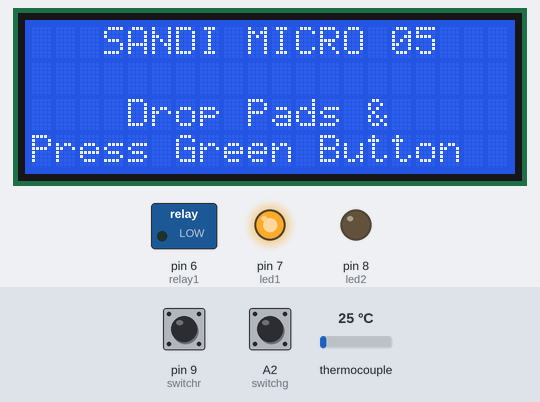
This sketch was run on a simulated Arduino Uno, built with avr-gcc and run on an emulated ATmega328P. Parts: 20×4 character LCD, switched loads named in the sketch (green lamp = pin HIGH), output pins drawn as LEDs (lit = HIGH). Inputs (shaded band) come from the test bench; at power-on: A2 (switchg) HIGH, pin 9 (switchr) HIGH, thermocouple 25 °C.

Above: at 3.2 s.
3.3 s: A2 (switchg) pulled LOW for 0.15 s
At 4.1 s:
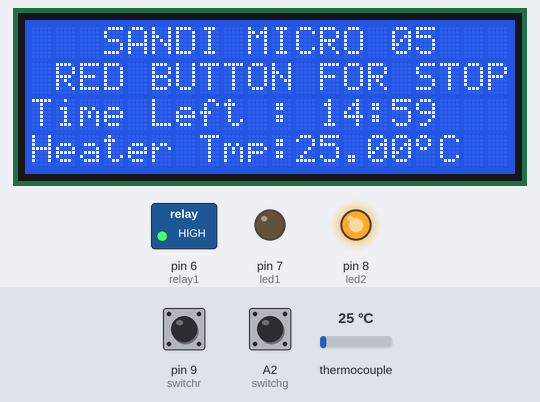
6.4 s: pin 9 (switchr) pulled LOW for 1 s
At 8.0 s:
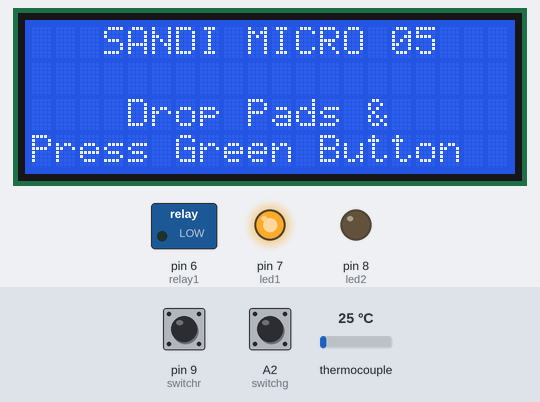
8.9 s: A2 (switchg) pulled LOW for 1 s
At 9.7 s:
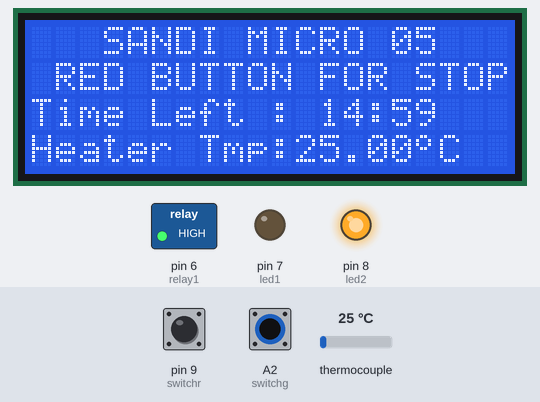
12.9 s: thermocouple set to 6 °C
At 13.6 s:
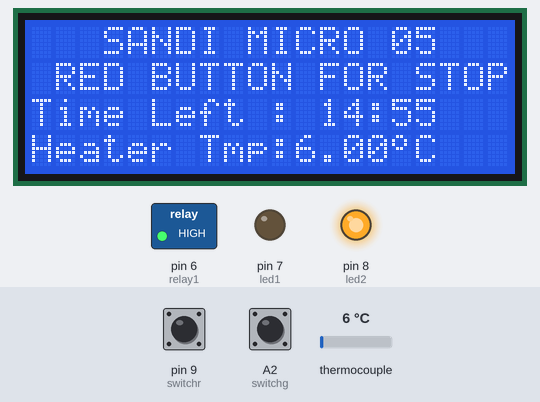
15.4 s: thermocouple set to 75 °C
At 16.8 s:
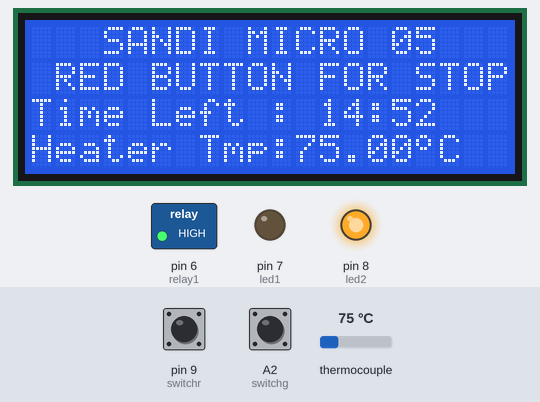
18.4 s: thermocouple set to 150 °C
At 19.8 s:
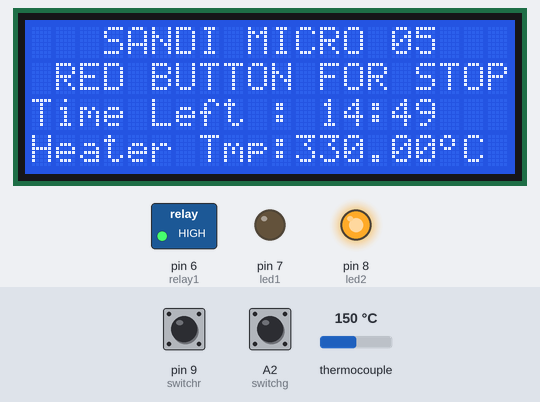
Timing chart, 0 to 21.4 s (numbered marks = the images above; inputs shaded):
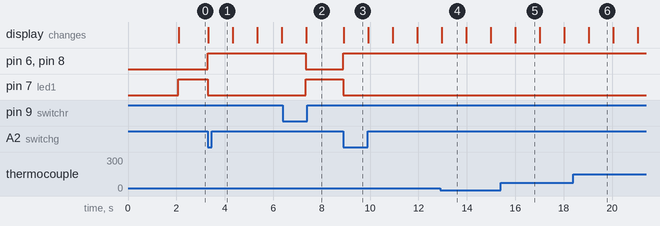

Measured:
- after the input at 3.3 s, pin 6 (relay1), pin 8 (led2): LOW → HIGH at once; pin 7 (led1): HIGH → LOW at once; the display: changes at once (image 1)
- after the input at 6.4 s, pin 6 (relay1), pin 8 (led2): HIGH → LOW after 0.95 s; pin 7 (led1): LOW → HIGH after 0.95 s; the display: changes after 0.96 s (image 2)
- after the input at 8.9 s, pin 6 (relay1), pin 8 (led2): LOW → HIGH at once; pin 7 (led1): HIGH → LOW at once; the display: changes at once (image 3)
- what the display in image 4 shows lasts 1.0 s, from 13.0 s to 14.0 s

The sketch:

DisposalCode.ino
```cpp
#include <max6675.h>
#include <LiquidCrystal.h>
#include <Wire.h>

int thermoDO = 13;
int thermoCS = 12;
int thermoCLK = 11;

int relay1 = 6;
int relay2 = 6;

int switchg = A2;
int switchr = 9;

int led1 = 7;
int led2 = 8;

MAX6675 thermocouple(thermoCLK, thermoCS, thermoDO);
LiquidCrystal lcd(19,0,1,2,3,4);

int x = 0;
int y = 0 ;
int z = 0 ;

double thermocouplee=0;
double thermocoupl=0;
uint8_t degree[8]  = {140,146,146,140,128,128,128,128};

void setup() {
  pinMode(relay1,OUTPUT);
  pinMode(relay2,OUTPUT);
  pinMode(led1,OUTPUT);
  pinMode(led2,OUTPUT);
  pinMode(switchg,INPUT_PULLUP);
  pinMode(switchr,INPUT_PULLUP);
  lcd.begin(20, 4);
  lcd.createChar(0, degree);
  digitalWrite(relay1,LOW);
  digitalWrite(relay2,LOW);
  lcd.clear();
  lcd.setCursor(0, 0);
  lcd.print("      WEL-COME      ");
  lcd.setCursor(0, 1);
  lcd.print("         TO         ");
  lcd.setCursor(0, 2);
  lcd.print("   SANDI MICRO 05   ");
  lcd.setCursor(0, 3);
  lcd.print("   ELEMANTRA ENT.     ");
  delay(2000);
}

int s = 59;
int m = 9;

void loop() {
    digitalWrite(led1,HIGH);
    digitalWrite(led2,LOW);
    lcd.clear();
    lcd.setCursor(0, 0);
    lcd.print("   SANDI MICRO 05   ");
    lcd.setCursor(0, 2);
    lcd.print("    Drop Pads &   ");
    lcd.setCursor(0, 3);
    lcd.print("Press Green Button ");
    while(digitalRead(switchg) == HIGH);
    s = 60;
    m = 14;
    while((digitalRead(switchr) != LOW) && ((s>=0) && (m >=0))){
    digitalWrite(led1,LOW);
    digitalWrite(led2,HIGH);
    digitalWrite(relay2,HIGH);
    lcd.clear();
    lcd.setCursor(0, 0);
    lcd.print("   SANDI MICRO 05   ");
    lcd.setCursor(0, 1);
    lcd.print(" RED BUTTON FOR STOP ");
    lcd.setCursor(0, 2);
    lcd.print("Time Left : ");
    s=s-1;
    if(s==-1){
     s=59;
     m=m-1;
    }
    lcd.print(m);
    lcd.print(":");
    lcd.print(s);
    lcd.setCursor(0, 3);
    lcd.print("Heater Tmp:");
    thermocouplee = thermocouple.readCelsius();
    if(thermocouplee < 100.00){
      thermocoupl=thermocouplee;
    }else if(thermocouplee >= 100.00){
      thermocoupl=(thermocouplee-100)*4.6;
      thermocoupl=thermocoupl+100;
    }
    if(thermocoupl > 915){
      thermocoupl = 915;
    }
    lcd.print(thermocoupl);
    #if ARDUINO >= 100
      lcd.write((byte)0);
    #else
      lcd.print(0, BYTE);
    #endif
    lcd.print("C");
    delay(999);
    }
    digitalWrite(relay2,LOW);
}
```
